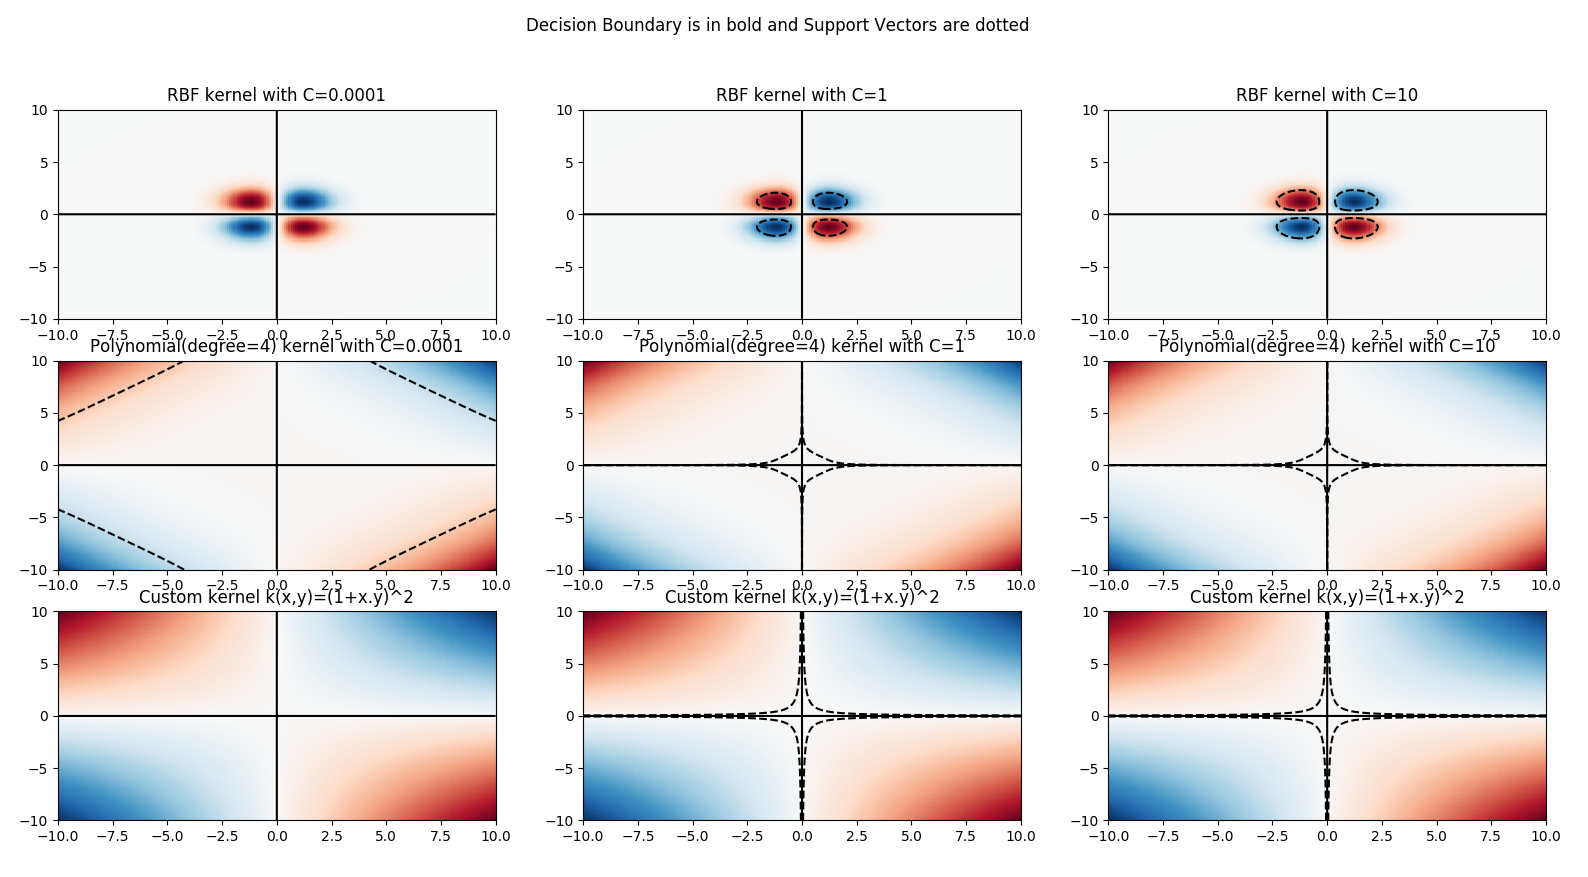

Reproduce this figure in Python.
import numpy as np
import matplotlib.pyplot as plt
from sklearn.svm import SVC

def custom(X,Y):
    """
    Returns custom kernel
    """

    lx=len(X)
    ly=len(Y)
    K=np.zeros([lx,ly])
    for i in range(lx):
      for j in range(ly):
        K[i][j]=(1+X[i][0]*Y[j][0]+Y[j][1]*X[i][1])
        K[i][j]=K[i][j]*K[i][j]
    return K

def tfunc(knum):
    """
    Similar operations for all cases
    """

    svm_obj.fit(D,L)
    XX,YY=np.mgrid[-10:10:200j,-10:10:200j]
    Z=svm_obj.decision_function(np.c_[XX.ravel(),YY.ravel()])
    Z=Z.reshape(XX.shape)
    ax[knum][i].contour(X,Y,Z,colors=['k','k','k'],linestyles=['--','-','--'],levels=[-0.5,0,0.5])
    ax[knum][i].pcolor(X,Y,10*Z,cmap="RdBu")

#initial parameters
D=np.array([[1,1],[-1,-1],[1,-1],[-1,1]])#data matrix
L=[1,1,-1,-1]#label matrix
C=[0.0001,1,10]#checking for different values of c
K=["rbf","poly",custom]#checking for different values of k
knum=0#initial kernel

#initialise X and Y matrix
X=np.linspace(-10,10,200)
X,Y=np.meshgrid(X,X)

#initialise figure
fig = plt.figure(figsize=(10,10))
fig.suptitle('Decision Boundary is in bold and Support Vectors are dotted')
ax=[[fig.add_subplot(331),fig.add_subplot(332),fig.add_subplot(333)],[fig.add_subplot(334),fig.add_subplot(335),fig.add_subplot(336)],[fig.add_subplot(337),fig.add_subplot(338),fig.add_subplot(339)]]

#first kernel
for i in range(len(C)):
    svm_obj=SVC(gamma="auto",C=C[i],kernel=K[knum])
    tfunc(knum)
    ax[knum][i].set_title("RBF kernel with C="+str(C[i]))

#second kernel
knum+=1
for i in range(len(C)):
    svm_obj=SVC(gamma="auto",degree=4,C=C[i],kernel=K[knum])
    tfunc(knum)
    ax[knum][i].set_title("Polynomial(degree=4) kernel with C="+str(C[i]))

#third kernel
knum+=1
for i in range(len(C)):
    svm_obj=SVC(gamma="auto",degree=4,C=C[i],kernel=K[knum])
    tfunc(knum)
    ax[knum][i].set_title("Custom kernel k(x,y)=(1+x.y)^2")

plt.show()
